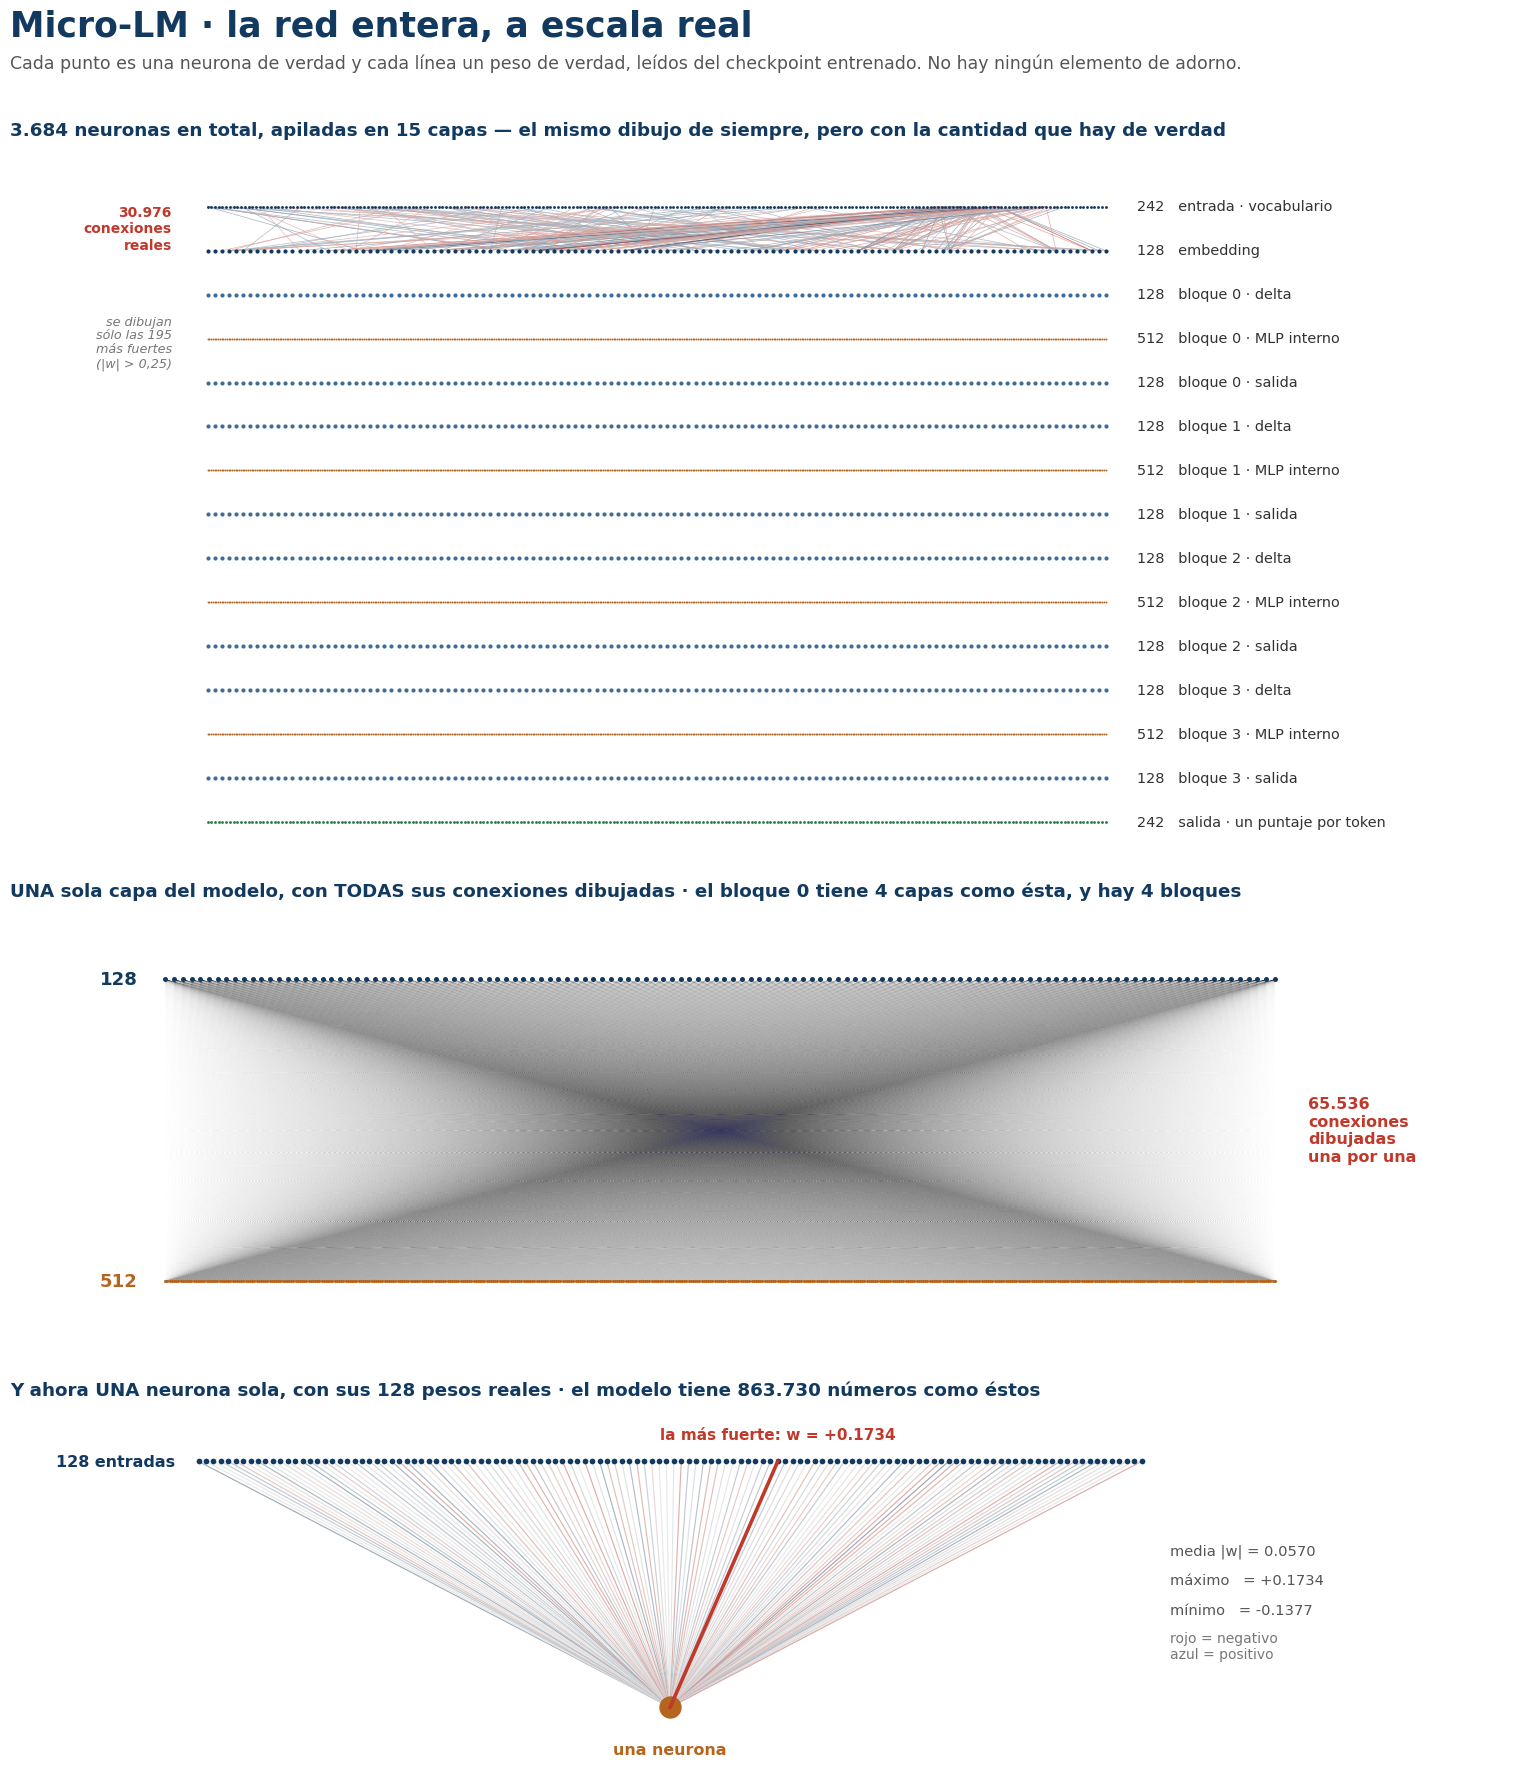

Recreate this plot in Python.
"""Dibuja la red del Micro-LM A ESCALA: cada neurona y cada conexión son las de verdad.

No hay ni un nodo de adorno. Los pesos salen del checkpoint entrenado n4_s1.pkl.
"""
import numpy as np
import matplotlib
matplotlib.use("Agg")
import matplotlib.pyplot as plt
from matplotlib.collections import LineCollection
from matplotlib.colors import LinearSegmentedColormap

AZUL, NARANJA, VERDE, ROJO = "#12395f", "#b5651d", "#2e7d44", "#c0392b"
cmap = LinearSegmentedColormap.from_list("w", ["#c0392b", "#e8e8e8", "#12395f"])

# Los pesos se extraen aparte a un .npz porque el checkpoint trae ademas el estado del
# optimizador, que necesita optax para deserializarse — y el venv con optax no tiene matplotlib.
_z = np.load("pesos.npz")
emb, m1, head = _z["emb"], _z["m1"], _z["head"]

fig = plt.figure(figsize=(16.4, 18.6), dpi=100, facecolor="white")
gs = fig.add_gridspec(3, 1, height_ratios=[1.45, 0.92, 0.78], hspace=0.13,
                      left=0.045, right=0.965, top=0.900, bottom=0.030)

fig.text(0.045, 0.968, "Micro-LM · la red entera, a escala real",
         fontsize=25, fontweight="bold", color=AZUL)
fig.text(0.045, 0.951,
         "Cada punto es una neurona de verdad y cada línea un peso de verdad, leídos del "
         "checkpoint entrenado. No hay ningún elemento de adorno.",
         fontsize=12.5, color="#555")

# ══════════════════════ PANEL 1 · la pila completa ══════════════════════
ax = fig.add_subplot(gs[0]); ax.set_facecolor("white")
capas = [
    ("entrada · vocabulario", 242, AZUL),
    ("embedding", 128, AZUL),
]
for b in range(4):
    capas += [(f"bloque {b} · delta", 128, "#3f6d99"),
              (f"bloque {b} · MLP interno", 512, NARANJA),
              (f"bloque {b} · salida", 128, "#3f6d99")]
capas += [("salida · un puntaje por token", 242, VERDE)]

ANCHO = 100.0
y = 0
etiquetas = []
for nom, n, col in capas:
    xs = np.linspace(-ANCHO / 2, ANCHO / 2, n) if n > 1 else np.array([0.0])
    tam = 9 if n <= 128 else (4.2 if n <= 242 else 1.9)
    ax.scatter(xs, np.full(n, y), s=tam, c=col, linewidths=0, zorder=3)
    etiquetas.append((y, nom, n))
    y -= 1

# conexiones reales entre entrada y embedding: se dibujan las mas fuertes
UMBRAL = 0.25
fuertes = np.argwhere(np.abs(emb) > UMBRAL)
segs = []
for i, j in fuertes:
    x0 = -ANCHO / 2 + ANCHO * i / 241
    x1 = -ANCHO / 2 + ANCHO * j / 127
    segs.append([(x0, 0), (x1, -1)])
vals = np.array([emb[i, j] for i, j in fuertes])
lc = LineCollection(segs, array=vals, cmap=cmap, linewidths=0.55, alpha=0.75,
                    norm=plt.Normalize(-0.8, 0.8), zorder=2)
ax.add_collection(lc)

for yy, nom, n in etiquetas:
    ax.text(ANCHO / 2 + 3.5, yy, f"{n:,}".replace(",", ".") + f"   {nom}",
            va="center", fontsize=10.4, color="#333")

ax.text(-ANCHO / 2 - 4, -0.5, "30.976\nconexiones\nreales", ha="right", va="center",
        fontsize=10, color=ROJO, fontweight="bold")
ax.text(-ANCHO / 2 - 4, -3.1,
        f"se dibujan\nsólo las {len(fuertes)}\nmás fuertes\n(|w| > {UMBRAL:.2f}".replace(".", ",") + ")",
        ha="right", va="center", fontsize=9.2, color="#777", style="italic")

ax.set_xlim(-ANCHO / 2 - 22, ANCHO / 2 + 46)
ax.set_ylim(-14.6, 1.0)
ax.axis("off")
ax.set_title("3.684 neuronas en total, apiladas en 15 capas — el mismo dibujo de siempre, "
             "pero con la cantidad que hay de verdad",
             fontsize=13.2, color=AZUL, fontweight="bold", pad=20, loc="left")

# ══════════════════════ PANEL 2 · todas las conexiones de una capa ══════════════════════
ax2 = fig.add_subplot(gs[1])
n_in, n_out = m1.shape                       # 128 x 512
xin = np.linspace(0, 100, n_in)
xout = np.linspace(0, 100, n_out)
segs2 = np.zeros((n_in * n_out, 2, 2))
k = 0
for i in range(n_in):
    segs2[k:k + n_out, 0, 0] = xin[i]
    segs2[k:k + n_out, 0, 1] = 1.0
    segs2[k:k + n_out, 1, 0] = xout
    segs2[k:k + n_out, 1, 1] = 0.0
    k += n_out
lc2 = LineCollection(segs2, colors=AZUL, linewidths=0.16, alpha=0.012, zorder=1)
ax2.add_collection(lc2)
ax2.scatter(xin, np.ones(n_in), s=13, c=AZUL, linewidths=0, zorder=3)
ax2.scatter(xout, np.zeros(n_out), s=5, c=NARANJA, linewidths=0, zorder=3)
ax2.text(-2.5, 1.0, "128", ha="right", va="center", fontsize=13, fontweight="bold", color=AZUL)
ax2.text(-2.5, 0.0, "512", ha="right", va="center", fontsize=13, fontweight="bold", color=NARANJA)
ax2.text(103, 0.5, "65.536\nconexiones\ndibujadas\nuna por una",
         ha="left", va="center", fontsize=11.5, color=ROJO, fontweight="bold")
ax2.set_xlim(-14, 122); ax2.set_ylim(-0.22, 1.22); ax2.axis("off")
ax2.set_title("UNA sola capa del modelo, con TODAS sus conexiones dibujadas · "
              "el bloque 0 tiene 4 capas como ésta, y hay 4 bloques",
              fontsize=13.2, color=AZUL, fontweight="bold", pad=12, loc="left")

# ══════════════════════ PANEL 3 · una neurona ══════════════════════
ax3 = fig.add_subplot(gs[2])
col = m1[:, 0]                                # las 128 conexiones que entran a UNA neurona
xs = np.linspace(0, 100, 128)
segs3 = [[(x, 1.0), (50, 0.0)] for x in xs]
lc3 = LineCollection(segs3, array=col, cmap=cmap, linewidths=0.85,
                     norm=plt.Normalize(-0.35, 0.35), alpha=0.9, zorder=2)
ax3.add_collection(lc3)
ax3.scatter(xs, np.ones(128), s=17, c=AZUL, linewidths=0, zorder=3)
ax3.scatter([50], [0], s=260, c=NARANJA, linewidths=0, zorder=4)
ax3.text(50, -0.19, "una neurona", ha="center", fontsize=11.5, fontweight="bold", color=NARANJA)
ax3.text(-2.5, 1.0, "128 entradas", ha="right", va="center", fontsize=11.5,
         fontweight="bold", color=AZUL)

fuerte = int(np.argmax(np.abs(col)))
ax3.plot([xs[fuerte], 50], [1.0, 0.0], color=ROJO, lw=2.6, zorder=5)
ax3.text(xs[fuerte], 1.09, f"la más fuerte: w = {col[fuerte]:+.4f}", ha="center",
         fontsize=11, color=ROJO, fontweight="bold")
ax3.text(103, 0.62, f"media |w| = {np.abs(col).mean():.4f}", fontsize=10.6, color="#555")
ax3.text(103, 0.50, f"máximo   = {col.max():+.4f}", fontsize=10.6, color="#555")
ax3.text(103, 0.38, f"mínimo   = {col.min():+.4f}", fontsize=10.6, color="#555")
ax3.text(103, 0.20, "rojo = negativo\nazul = positivo", fontsize=10, color="#777")
ax3.set_xlim(-20, 140); ax3.set_ylim(-0.30, 1.20); ax3.axis("off")
ax3.set_title("Y ahora UNA neurona sola, con sus 128 pesos reales · "
              "el modelo tiene 863.730 números como éstos",
              fontsize=13.2, color=AZUL, fontweight="bold", pad=12, loc="left")

fig.savefig("red_real.png", dpi=100, facecolor="white", bbox_inches="tight")
print("listo · conexiones fuertes dibujadas en el panel 1:", len(fuertes))
print("neuronas totales:", sum(n for _, n, _ in capas))
